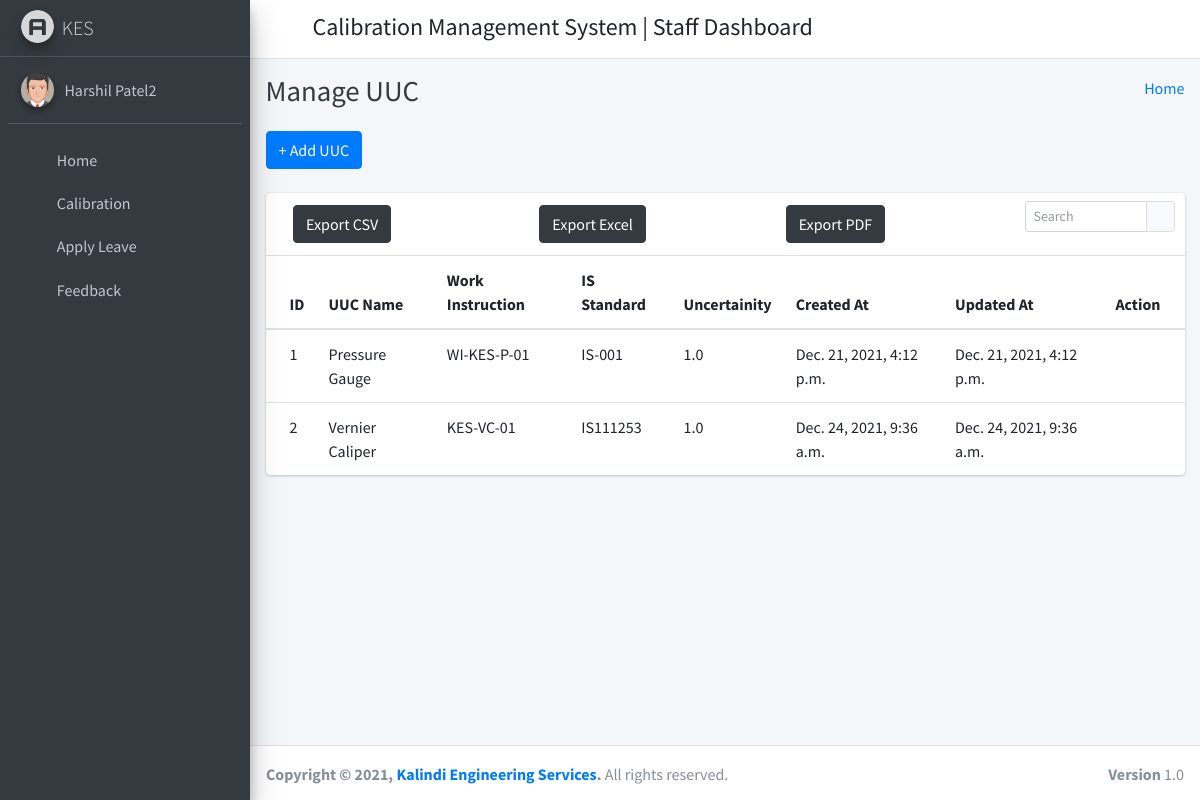
The page /uuc_list (signed in) on the database its author committed.
### calibration_management_app/models.py (models this page shows, shortened)
class CustomUser(AbstractUser):
    user_type_data = ((1, "HOD"), (2, "Staff"), (3, "Student"))
    user_type = models.CharField(default=1, choices=user_type_data, max_length=10)

class UUC(models.Model):
    uuc_name = models.CharField(max_length=200)
    workinstruction = models.CharField(max_length=200)
    Is_Standard = models.CharField(max_length=200)
    uncertainity = models.FloatField(blank=True, null=True)
    created_at = models.DateTimeField(auto_now_add=True)
    updated_at = models.DateTimeField(auto_now=True)
    objects = models.Manager()

### calibration_management_app/StaffViews.py (the view)
# urls.py: path('uuc_list', StaffViews.UUCListView.as_view(), name='uuc_list' ),
class UUCListView(ListView):
    context_object_name = 'uuc_list'
    model = UUC
    template_name = 'staff_template/uuc/uuc_list.html'

### calibration_management_app/templates/staff_template/uuc/uuc_list.html (shortened to what this page needs)
{% extends 'staff_template/base_template.html' %}
{% block page_title %}
    Manage UUC
{% endblock page_title %}
{% block main_content %}
{% load static %}
<section class="content">
        <div class="container-fluid">
            <a class="btn btn-primary" href="{% url 'uuc_create' %}" role="button">+ Add UUC</a> <br/>&nbsp;
            <div class="row">
                <div class="col-md-12">
                    <div class="card">
                        <div class="card-header">
                            <div class="card-tools">
                            <div class="input-group input-group-sm" style="width: 150px;">
                                <input type="text" name="table_search" class="form-control float-right" placeholder="Search">
                                <div class="input-group-append">
                                <button type="submit" class="btn btn-default"><i class="fas fa-search"></i></button>
                                </div>
                            </div>
                            </div>
                            <div class="row">
                              <div class="col-md-4">
                              <a href="#" class="btn btn-dark">Export CSV</a>
                              </div>
                              <div class="col-md-4">
                              <a href="#" class="btn btn-dark">Export Excel</a>
                              </div>
                              <div class="col-md-4">
                              <a href="#" class="btn btn-dark">Export PDF</a>
                              </div>
                            </div>
                        </div>
                        <div class="card-body table-responsive p-0">
                            <table class="table table-hover">
                            <thead>
                                <tr>
                                <th>ID</th>
                                <th>UUC Name</th>
                                <th>Work Instruction</th>
                                <th>IS Standard</th>
                                <th>Uncertainity</th>
                                <th>Created At</th>
                                <th>Updated At</th>
                                <th>Action</th>
                                </tr>
                            </thead>
                            <tbody>
                                {% for u in uuc_list %}
                                <tr>
                                <td>{{ u.id }}</td>
                                <td>{{ u.uuc_name }}</td>
                                <td>{{ u.workinstruction }}</td>
                                <td>{{ u.Is_Standard }}</td>
                                <td>{{ u.uncertainity }}</td>
                                <td>{{ u.created_at }}</td>
                                <td>{{ u.updated_at }}</td>
                                <td>
                                    <a href="{% url 'uuc_update' pk=u.pk %}" <i class="fas fa-edit"></i></a>
                                    <a href="{% url 'uuc_delete' pk=u.pk %}" <i class="fas fa-trash-alt"></i></a>
                                </td>
                                </tr>
                                {% endfor %}
                            </tbody>
                            </table>
                        </div>
                        </div>
                </div>
            </div>
        </div>
      </section>
  {% endblock main_content %}

### calibration_management_app/templates/staff_template/sidebar_template.html (shortened to what this page needs)
{% load static %}
<aside class="main-sidebar sidebar-dark-primary elevation-4">
      <a href="{% url 'staff_home' %}" class="brand-link">
        <img src="{% static 'dist/img/AdminLTELogo.png' %}" alt="AdminLTE Logo" class="brand-image img-circle elevation-3"
            style="opacity: .8">
        <span class="brand-text font-weight-light">KES</span>
      </a>
      <div class="sidebar">
        <div class="user-panel mt-3 pb-3 mb-3 d-flex">
          <div class="image">
            <img src="{% static 'dist/img/user2-160x160.jpg' %}" class="img-circle elevation-2" alt="User Image">
          </div>
          <div class="info">
            <a href="{% url 'staff_profile' %}" class="d-block">{{ user.first_name }} {{ user.last_name }}</a>
          </div>
        </div>
        <nav class="mt-2">
          <ul class="nav nav-pills nav-sidebar flex-column" data-widget="treeview" role="menu" data-accordion="false">
            <li class="nav-item">
              {% url 'staff_home' as staff_home %}
              <a href="{{ staff_home }}" class="nav-link {% if request.path == staff_home %} active {% endif %}">
                <i class="nav-icon fas fa-tachometer-alt"></i>
                <p>
                  Home
                </p>
              </a>
            </li>
            <li class="nav-item">
              {% url 'calibration_dashboard' as calibration_dashboard %}
              <a href="{{ calibration_dashboard }}" class="nav-link {% if request.path == calibration_dashboard %} active {% endif %}">
                <i class="nav-icon fas fa-tachometer-alt"></i>
                <p>
                  Calibration
                </p>
              </a>
            </li>
            <li class="nav-item">
              {% url 'staff_apply_leave' as staff_apply_leave %}
              <a href="{{ staff_apply_leave }}" class="nav-link {% if request.path == staff_apply_leave %} active {% endif %}">
                <i class="nav-icon fas fa-envelope-open-text"></i>
                <p>
                  Apply Leave
                </p>
              </a>
            </li>
            <li class="nav-item">
              {% url 'staff_feedback' as staff_feedback %}
              <a href="{{ staff_feedback }}" class="nav-link {% if request.path == staff_feedback %} active {% endif %}">
                <i class="nav-icon fas fa-comments"></i>
                <p>
                  Feedback
                </p>
              </a>
            </li>
          </ul>
        </nav>
      </div>
    </aside>

### rows shown on the page
CustomUser: first_name "Harshil", last_name "Patel2"
UUC: id "1", uuc_name "Pressure Gauge", workinstruction "WI-KES-P-01", Is_Standard "IS-001", uncertainity "1.0", created_at "Dec. 21, 2021, 4:12 p.m.", updated_at "Dec. 21, 2021, 4:12 p.m."
UUC: id "2", uuc_name "Vernier Caliper", workinstruction "KES-VC-01", Is_Standard "IS111253", uncertainity "1.0", created_at "Dec. 24, 2021, 9:36 a.m.", updated_at "Dec. 24, 2021, 9:36 a.m."
